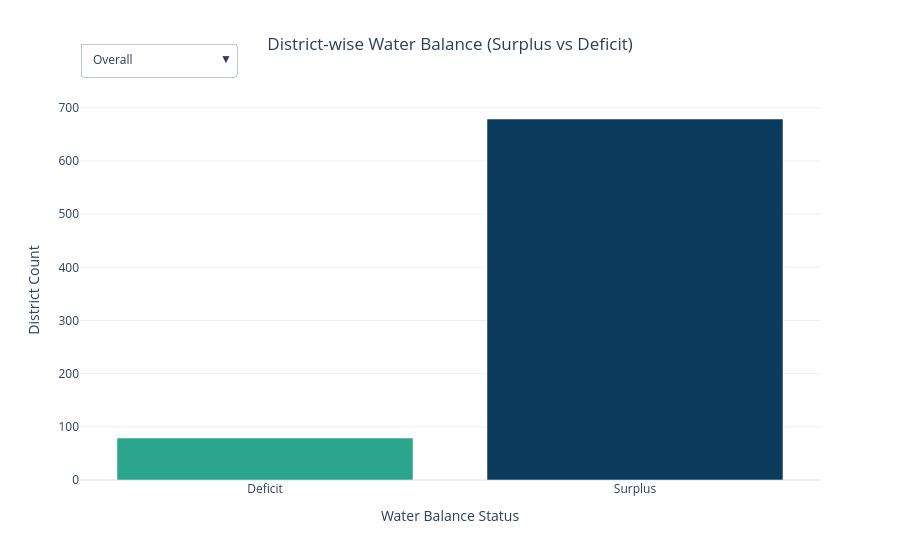

The notebook cell saved with this chart:
### Markdown cell above
### 8. Water Balance → District-wise Interactive Bar Chart
- 💡 Insight:
Shows which districts are in surplus or deficit
Helps identify over-exploited districts
Dropdown se state-wise filtering possible

### Code cell
# -------------------------------
# STEP 1: Create Water Balance
# -------------------------------
df['water_balance'] = df['annual_recharge'] - df['annual_extraction']

df['balance_status'] = df['water_balance'].apply(
    lambda x: 'Surplus' if x >= 0 else 'Deficit'
)

# -------------------------------
# STEP 2: District-wise Aggregation
# -------------------------------
district_df = df.groupby(['district', 'balance_status']).size().unstack().fillna(0)

# -------------------------------
# STEP 3: Overall Data
# -------------------------------
overall = district_df.sum()

# -------------------------------
# STEP 4: State-wise Aggregation
# -------------------------------
state_group = df.groupby(['state', 'district', 'balance_status']).size().unstack().fillna(0)

# -------------------------------
# STEP 5: Create Figure
# -------------------------------
fig = go.Figure()

# Initial (Overall)
fig.add_trace(go.Bar(
    x=overall.index,
    y=overall.values,
    marker=dict(color=['#2CA58D', '#0B3C5D'])  # green-blue
))

# -------------------------------
# STEP 6: Dropdown (SLICER)
# -------------------------------
buttons = []

# Overall
buttons.append(dict(
    label="Overall",
    method="update",
    args=[{"x": [overall.index],
           "y": [overall.values]}]
))

# State filters
for state in df['state'].unique():
    state_data = state_group.loc[state].sum()

    buttons.append(dict(
        label=state,
        method="update",
        args=[{
            "x": [state_data.index],
            "y": [state_data.values]
        }]
    ))

# -------------------------------
# STEP 7: Layout
# -------------------------------
fig.update_layout(
    title="District-wise Water Balance (Surplus vs Deficit)",
    template="plotly_white",
    title_x=0.5,
    xaxis_title="Water Balance Status",
    yaxis_title="District Count",
    updatemenus=[dict(
        buttons=buttons,
        direction="down",
        x=0,
        y=1.15,
        xanchor="left",
        yanchor="top"
    )]
)

# -------------------------------
# STEP 8: Show
# -------------------------------
fig.show()

### Figure 1 — Plotly figure (JSON) as saved in the notebook; plotly's stock layout.template omitted (floating-point values rounded to 4 significant figures)
{"data": [{"marker": {"color": ["#2CA58D", "#0B3C5D"]}, "type": "bar", "x": ["Deficit", "Surplus"], "y": [79.0, 679.0]}], "layout": {"title": {"text": "District-wise Water Balance (Surplus vs Deficit)", "x": 0.5}, "updatemenus": [{"buttons": [{"args": [{"x": [["Deficit", "Surplus"]], "y": [[79, 679]]}], "label": "Overall", "method": "update"}, {"args": [{"x": [["Deficit", "Surplus"]], "y": [[0, 1]]}], "label": "Himachal Pradesh", "method": "update"}, {"args": [{"x": [["Deficit", "Surplus"]], "y": [[0, 4]]}], "label": "Madhya Pradesh", "method": "update"}, {"args": [{"x": [["Deficit", "Surplus"]], "y": [[10, 72]]}], "label": "Andhra Pradesh", "method": "update"}, {"args": [{"x": [["Deficit", "Surplus"]], "y": [[0, 22]]}], "label": "Arunachal Pradesh", "method": "update"}, {"args": [{"x": [["Deficit", "Surplus"]], "y": [[0, 54]]}], "label": "Assam", "method": "update"}, {"args": [{"x": [["Deficit", "Surplus"]], "y": [[5, 94]]}], "label": "Bihar", "method": "update"}, {"args": [{"x": [["Deficit", "Surplus"]], "y": [[15, 62]]}], "label": "Chhattisgarh", "method": "update"}, {"args": [{"x": [["Deficit", "Surplus"]], "y": [[0, 43]]}], "label": "Karnataka", "method": "update"}, {"args": [{"x": [["Deficit", "Surplus"]], "y": [[2, 121]]}], "label": "Uttar Pradesh", "method": "update"}, {"args": [{"x": [["Deficit", "Surplus"]], "y": [[12, 48]]}], "label": "Gujarat", "method": "update"}, {"args": [{"x": [["Deficit", "Surplus"]], "y": [[0, 42]]}], "label": "Haryana", "method": "update"}, {"args": [{"x": [["Deficit", "Surplus"]], "y": [[1, 40]]}], "label": "Jharkhand", "method": "update"}, {"args": [{"x": [["Deficit", "Surplus"]], "y": [[0, 38]]}], "label": "Kerala", "method": "update"}, {"args": [{"x": [["Deficit", "Surplus"]], "y": [[0, 1]]}], "label": "Manipur", "method": "update"}, {"args": [{"x": [["Deficit", "Surplus"]], "y": [[0, 2]]}], "label": "Meghalaya", "method": "update"}, {"args": [{"x": [["Deficit", "Surplus"]], "y": [[0, 2]]}], "label": "Nagaland", "method": "update"}, {"args": [{"x": [["Deficit", "Surplus"]], "y": [[1, 4]]}], "label": "Odisha", "method": "update"}, {"args": [{"x": [["Deficit", "Surplus"]], "y": [[0, 2]]}], "label": "Punjab", "method": "update"}, {"args": [{"x": [["Deficit", "Surplus"]], "y": [[0, 2]]}], "label": "Rajasthan", "method": "update"}, {"args": [{"x": [["Deficit", "Surplus"]], "y": [[0, 4]]}], "label": "Tamil Nadu", "method": "update"}, {"args": [{"x": [["Deficit", "Surplus"]], "y": [[0, 2]]}], "label": "Telangana", "method": "update"}, {"args": [{"x": [["Deficit", "Surplus"]], "y": [[0, 2]]}], "label": "Tripura", "method": "update"}, {"args": [{"x": [["Deficit", "Surplus"]], "y": [[0, 2]]}], "label": "Uttarakhand", "method": "update"}, {"args": [{"x": [["Deficit", "Surplus"]], "y": [[0, 2]]}], "label": "West Bengal", "method": "update"}, {"args": [{"x": [["Deficit", "Surplus"]], "y": [[28, 12]]}], "label": "Jammu And Kashmir", "method": "update"}, {"args": [{"x": [["Deficit", "Surplus"]], "y": [[2, 1]]}], "label": "Ladakh", "method": "update"}, {"args": [{"x": [["Deficit", "Surplus"]], "y": [[3, 0]]}], "label": "Lakshadweep", "method": "update"}], "direction": "down", "x": 0, "xanchor": "left", "y": 1.15, "yanchor": "top"}], "xaxis": {"title": {"text": "Water Balance Status"}}, "yaxis": {"title": {"text": "District Count"}}}}
